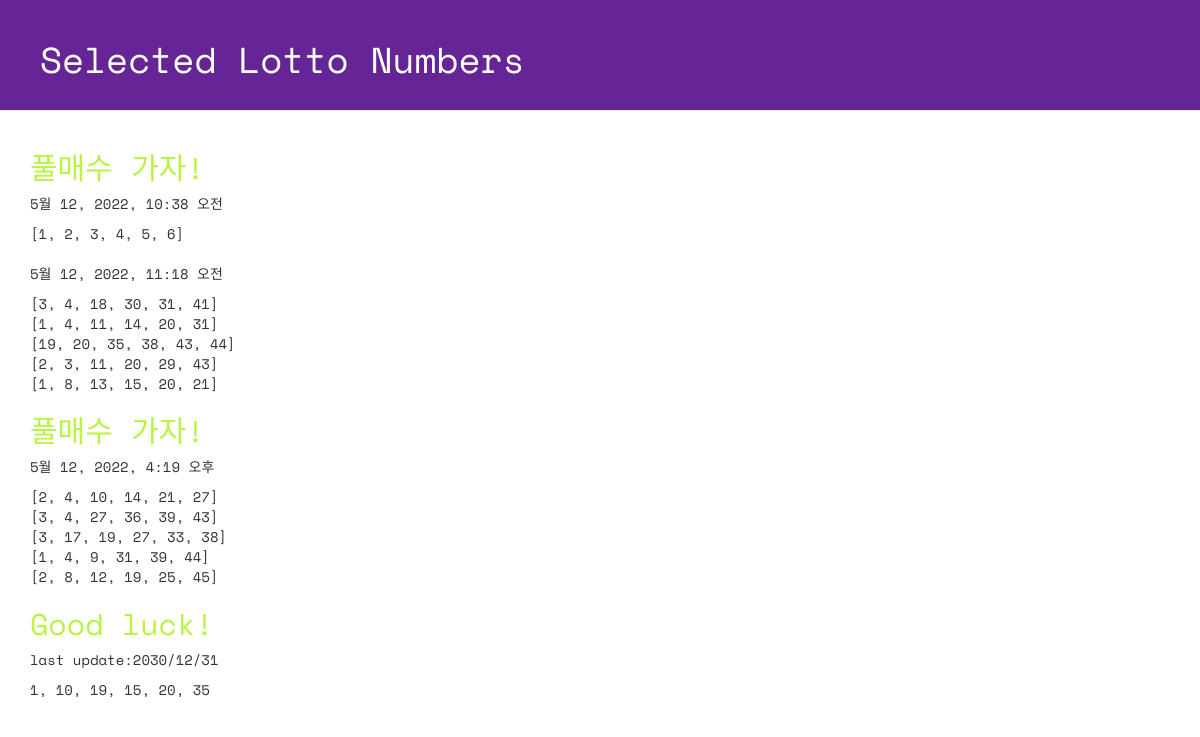
Page /lotto/ on the committed database.
### lotto/models.py (models this page shows, shortened)
class GuessNumbers(models.Model):
    name = models.CharField(max_length=24) # 로또 번호 리스트의 이름
    text = models.CharField(max_length=255) # 로또 번호 리스트에 대한 설명
    lottos = models.CharField(max_length=255, default='[1, 2, 3, 4, 5, 6]') # 로또 번호들이 담길 str
    num_lotto = models.IntegerField(default=5) # 6개 번호 set의 갯수
    update_date = models.DateTimeField()

### lotto/views.py (the view)
# urls.py: path('lotto/', views.index, name='index'),
def index(request):
    lottos = GuessNumbers.objects.all()
    return render(request, 'lotto/default.html', {'lottos':lottos})

### lotto/templates/lotto/default.html (shortened to what this page needs)
{% load static %}
<!DOCTYPE html>
<html lang="ko">
<head>
  <link rel="stylesheet" href="//maxcdn.bootstrapcdn.com/bootstrap/3.2.0/css/bootstrap.min.css">
  <link rel="stylesheet" href="//maxcdn.bootstrapcdn.com/bootstrap/3.2.0/css/bootstrap-theme.min.css">
  <link rel="stylesheet" href="{% static 'css/lotto.css' %}">
</head>
<body>
  <div class="page-header">
  <h1>Selected Lotto Numbers</h1>
  </div>
  <div class="container lotto">
    {% for lotto in lottos %}
      <h2>{{ lotto.text }}</h2>
      <p>{{ lotto.update_date }}</p>
      <p>{{ lotto.lottos | linebreaksbr}}</p>
    {% endfor %}
    <h2>Good luck!</h2>
    <p> last update:2030/12/31</p>
    <p> 1, 10, 19, 15, 20, 35 </p>
  </div>
</body>
</html>

### lotto/static/css/lotto.css (style rules this page uses)
.page-header { background-color: #652596; margin-top: 0; padding: 20px 20px 20px 40px; font-family: 'Space Mono', monospace; }
.page-header h1 { color: #FFFFFF; }
.container { font-family: 'Space Mono', monospace; }
.container h2 { color: #b9f442; }

### rows in the picture
GuessNumbers: text "풀매수 가자!", update_date "5월 12, 2022, 10:38 오전", lottos "[1, 2, 3, 4, 5, 6]"
GuessNumbers: update_date "5월 12, 2022, 11:18 오전", lottos "[3, 4, 18, 30, 31, 41] [1, 4, 11, 14, 20, 31] [19, 20, 35, 38, 43, 44] [2, 3, 11, 20, 29, 43] [1, 8, 13, 15, 20, 21]"
GuessNumbers: text "풀매수 가자!", update_date "5월 12, 2022, 4:19 오후", lottos "[2, 4, 10, 14, 21, 27] [3, 4, 27, 36, 39, 43] [3, 17, 19, 27, 33, 38] [1, 4, 9, 31, 39, 44] [2, 8, 12, 19, 25, 45]"
